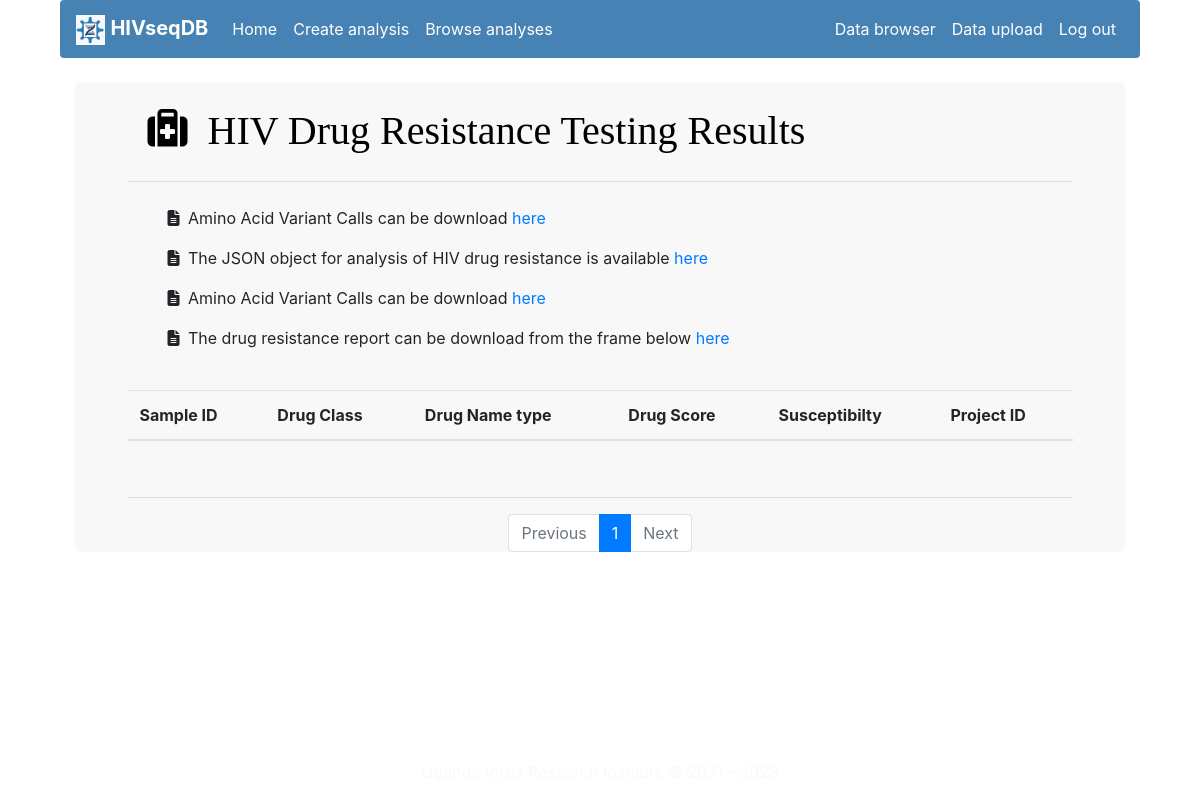
The app's page /analysis/detailed-project-results/Alfred101 (signed in), older data.
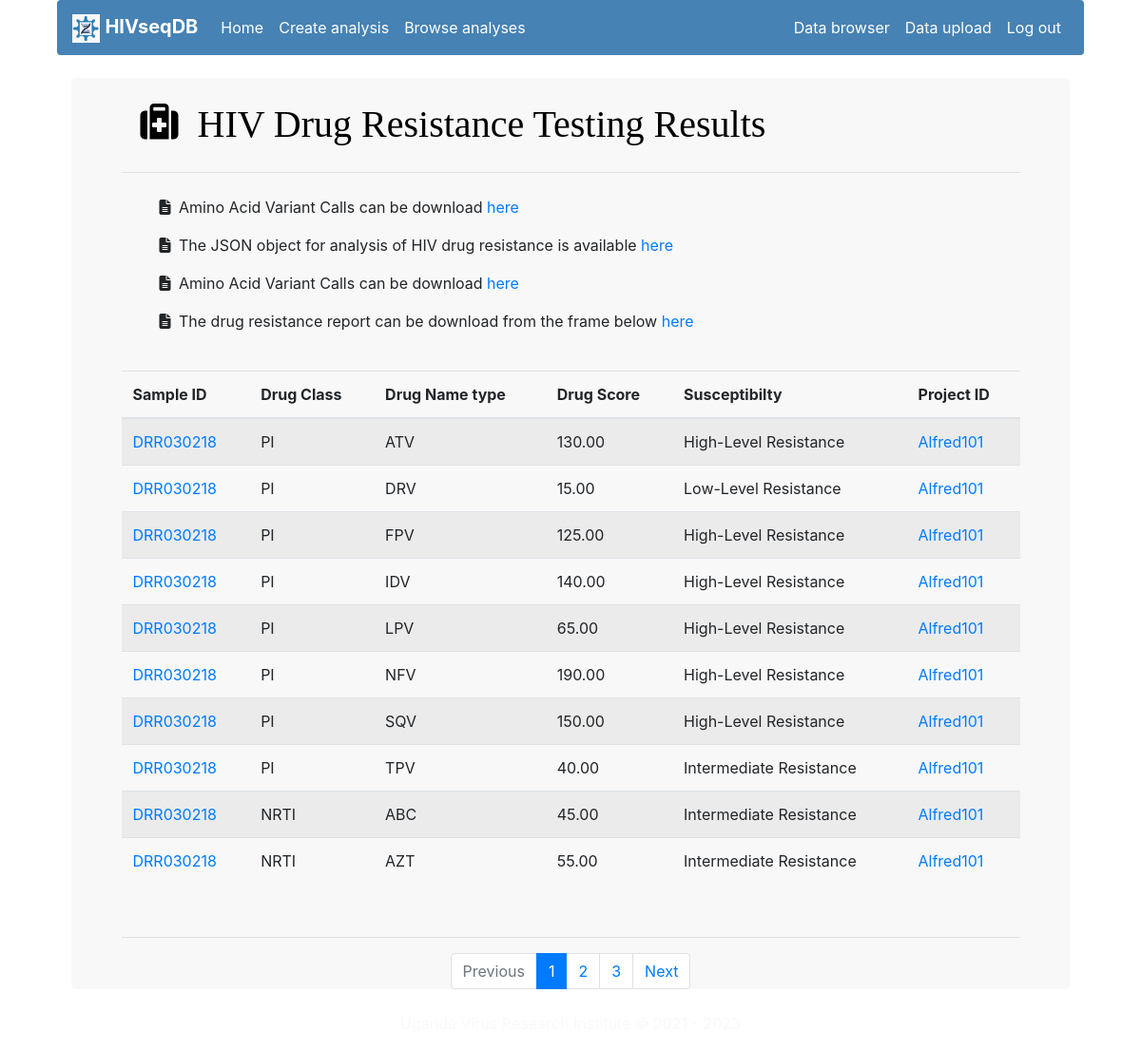
The same page, newer data.
### analysis/models.py (models this page shows, shortened)
class AnalysisResults(models.Model):
    analysis_results_id=models.AutoField(primary_key=True)
    sample_ID=models.CharField(max_length=250)
    drugClass=models.CharField(max_length=250)
    drugName=models.CharField(max_length=250)
    drugScore=models.DecimalField(decimal_places=2,max_digits=5)
    susceptibility=models.CharField(max_length=250)
    project_ID=models.ForeignKey(NewAnalysis, to_field="project_ID",db_column="project_ID",on_delete=models.CASCADE)

class NewAnalysis(models.Model):
    analysis_id=models.AutoField(primary_key=True)
    project_ID=models.CharField(max_length=250, unique=True)
    description=models.CharField(max_length=250, default="DTG virological failure adults in Uganda")
    email=models.EmailField(max_length=250)
    mutation_Database=models.CharField(max_length=250)
    consensus_Percentage=models.DecimalField(decimal_places=2,max_digits=5,default=20)
    target_Coverage=models.DecimalField(decimal_places=2,max_digits=5,default=10000)
    length_Cutoff=models.DecimalField(decimal_places=2,max_digits=5,default=100)
    score_Cutoff=models.DecimalField(decimal_places=2,max_digits=5,default=30)
    error_Rate=models.DecimalField(decimal_places=2,max_digits=5,default=0)
    minimum_Variant_Quality=models.DecimalField(decimal_places=2,max_digits=5,default=0.01)
    minimum_Read_Depth=models.DecimalField(decimal_places=2,max_digits=5,default=100)
    minimum_Allele_Count=models.DecimalField(decimal_places=2,max_digits=5,default=0.01)
    minimum_Mutation_Frequency=models.DecimalField(decimal_places=2,max_digits=5,default=0.01)
    def __str__(self):
        return self.project_ID

### analysis/views.py (the view)
# urls.py: path('analysis/detailed-project-results/<slug:project_ID>', ProjectAnalysisResultsDetailView.as_view(), name='projectAnalysisResultsDetails'),
class ProjectAnalysisResultsDetailView(LoginRequiredMixin, generic.ListView):
    model = AnalysisResults
    template_name = 'analysis/detailed-project-analysis-results.html'
    paginate_by = 10
    def get_queryset(self):
        return AnalysisResults.objects.filter(project_ID=self.kwargs['project_ID'])

### templates/analysis/detailed-project-analysis-results.html (shortened to what this page needs)
{% extends "base/base.html" %}
{% load static %}
{% load crispy_forms_tags %}
{% block css %}
<link rel="stylesheet" href="https://stackpath.bootstrapcdn.com/bootstrap/4.4.1/css/bootstrap.min.css">
<link rel="stylesheet" type="text/css" href="https://cdnjs.cloudflare.com/ajax/libs/font-awesome/6.2.1/css/all.min.css">
{% endblock %}
{% block content %}
<div class="analysis-container">
<div class="analysis-header">
    <div class="icon">
        <i class="fa fa-medkit" aria-hidden="true">&nbsp</i> HIV Drug Resistance Testing Results
    </div>
</div>
<br>
<div>
    <ul>
        <p><i class="fa fa-file-text" aria-hidden="true">&nbsp</i> Amino Acid Variant Calls can be download <a href="#">here</a></p>
        <p> <i class="fa fa-file-text" aria-hidden="true">&nbsp</i>
        The JSON object for analysis of HIV drug resistance is available <a href="#">here</a><p></p>
        <p> <i class="fa fa-file-text" aria-hidden="true">&nbsp</i>
        Amino Acid Variant Calls can be download <a href="#">here</a><p></p>
        <p><i class="fa fa-file-text" aria-hidden="true">&nbsp</i> The drug resistance report can be download from the frame below <a href="#">here</a></p>
    </ul>
</div>
<br>
<div>
    <table class="table table-striped">
        <thead>
            <tr>
                <th>Sample ID</th>
                <th>Drug Class</th>
                <th>Drug Name type</th>
                <th>Drug Score</th>
                <th>Susceptibilty</th>
                <th>Project ID</th>
            </tr>
        </thead>
        <tbody>
            {% for result in page_obj %}
            <tr>
                <td><a href="{% url 'sampleAnalysisResultsDetails' result.sample_ID %}">{{result.sample_ID}}</a></td>
                <td>{{result.drugClass}}</td>
                <td>{{result.drugName}}</td>
                <td>{{result.drugScore}}</td>
                <td>{{result.susceptibility}}</td>
                <td><a href="{% url 'projectAnalysisResultsDetails' result.project_ID %}">{{result.project_ID}}</a></td>
            </tr>
            {% endfor %}
        </tbody>
    </table>
</div>
<br><hr>
<div>
    <ul class="pagination justify-content-center">
        {% if page_obj.has_previous %}
        <li class="page-item">
            <a class="page-link" href="?page={{ page_obj.previous_page_number }}">Previous</a>
        </li>
        {% else %}
        <li class="page-item disabled">
            <a class="page-link" href="#" tabindex="-1" aria-disabled="True">Previous</a>
        </li>
        {% endif %}
        {% for i in page_obj.paginator.page_range %}
        {% if page_obj.number == i %}
            <li class="page-item active" aria-current="page">
            <span class="page-link">
                {{ i }}
            </span>
            </li>
        {% else %}
            <li class="page-item"><a class="page-link" href="?page={{ i }}">{{ i }}</a></li>
        {% endif %}
        {% endfor %}
        {% if page_obj.has_next %}
        <li class="page-item">
            <a class="page-link" href="?page={{ page_obj.next_page_number }}">Next</a>
        </li>
        {% else %}
        <li class="page-item disabled">
            <a class="page-link" href="#" tabindex="-1" aria-disabled="True">Next</a>
        </li>
        {% endif %}
    </ul>
</div>
</div>
<br>
</div>
<br>
{% endblock %}

### templates/base/base.html (shortened to what this page needs)
<!DOCTYPE html>
<html lang="en">
{% load static %}
<head>
  {% block css %}
  {% endblock %}
  <link rel="stylesheet" href="https://cdn.jsdelivr.net/npm/bootstrap@4.6.2/dist/css/bootstrap.min.css">
</head>
<body>
  <nav class="navbar navbar-expand-lg navbar-light navbar-custom rounded sticky-top" style="background-color: rgb(70,130,180);">
    <a class="navbar-brand" style="color:#fff" href="#"><img src="{% static 'base/logo.png' %}" height="30px"> <strong>HIVseqDB</strong></a>
    <div class="collapse navbar-collapse" id="navbarSupportedContent">
      <ul class="navbar-nav">
        <li class="nav-item">
          <a class="nav-link" style="color:#fff" href="/home/">Home</a>
        </li>
        <li class="nav-item">
          <a class="nav-link" style="color:#fff" href="/analysis/create/">Create analysis</a>
        </li>
        <li class="nav-item">
          <a class="nav-link" style="color:#fff" href="/analysis/results/">Browse analyses</a>
        </li>
      </ul>
      <ul class="navbar-nav ml-auto">
        <li class="nav-item">
          <a class="nav-link" style="color:#fff" href="#">Data browser</a>
        </li>
        <li class="nav-item">
          <a class="nav-link mr-auto" style="color:#fff" href="/uploads/ngs-data/">Data upload</a>
        </li>
        <li class="nav-item">
          {% if request.user.is_authenticated %}
          <a class="nav-link" style="color:#fff" href="/logout/">Log out</a>
          {% else %}
          <a class="nav-link" style="color:#fff" href="/login/">Login</a>
          {% endif %}
        </li>
      </ul>
    </div>
  </nav>
<div class="container-fluid"><br>
{% block content %}
{% endblock %}
<div class="footer rounded">
  <div class="container">
    <span class="text-light">
    </span>
  </div>
</div>
</body>
</html>

### templates/analysis/detailed-project-analysis-results.html (style rules this page uses)
.analysis-container { height: 100%; border-radius: 5px; background-color:#F8F8F8; margin: auto; padding-left: 5%; padding-right: 5%; }
.analysis-header { height: 100px; width: 100%; border-radius: 0px; display: flex; justify-content: center; flex-direction: column; border-bottom: 1px solid #E0E0E0; }
.icon { color: black; font-size: 40px; padding: 20px 20px 20px 20px; font-family: bold; }

### templates/base/base.html (style rules this page uses)
body { width: 90%; margin: auto; }
.footer { position: absolute; right: 0; bottom: 0; left: 0; padding: 1rem; text-align: center; }

Row changes from the older to the newer data that the page shows:
added AnalysisResults: sample_ID "DRR030218", drugClass "PI", drugName "ATV", drugScore "130.00", susceptibility "High-Level Resistance", project_ID "Alfred101"
added AnalysisResults: sample_ID "DRR030218", drugClass "PI", drugName "DRV", drugScore "15.00", susceptibility "Low-Level Resistance", project_ID "Alfred101"
added AnalysisResults: sample_ID "DRR030218", drugClass "PI", drugName "FPV", drugScore "125.00", susceptibility "High-Level Resistance", project_ID "Alfred101"
added AnalysisResults: sample_ID "DRR030218", drugClass "PI", drugName "IDV", drugScore "140.00", susceptibility "High-Level Resistance", project_ID "Alfred101"
added AnalysisResults: sample_ID "DRR030218", drugClass "PI", drugName "LPV", drugScore "65.00", susceptibility "High-Level Resistance", project_ID "Alfred101"
added AnalysisResults: sample_ID "DRR030218", drugClass "PI", drugName "NFV", drugScore "190.00", susceptibility "High-Level Resistance", project_ID "Alfred101"
added AnalysisResults: sample_ID "DRR030218", drugClass "PI", drugName "SQV", drugScore "150.00", susceptibility "High-Level Resistance", project_ID "Alfred101"
added AnalysisResults: sample_ID "DRR030218", drugClass "PI", drugName "TPV", drugScore "40.00", susceptibility "Intermediate Resistance", project_ID "Alfred101"
added AnalysisResults: sample_ID "DRR030218", drugClass "NRTI", drugName "ABC", drugScore "45.00", susceptibility "Intermediate Resistance", project_ID "Alfred101"
added AnalysisResults: sample_ID "DRR030218", drugClass "NRTI", drugName "AZT", drugScore "55.00", susceptibility "Intermediate Resistance", project_ID "Alfred101"
Text that changed along with them:
new list line: "2"
new list line: "3"
